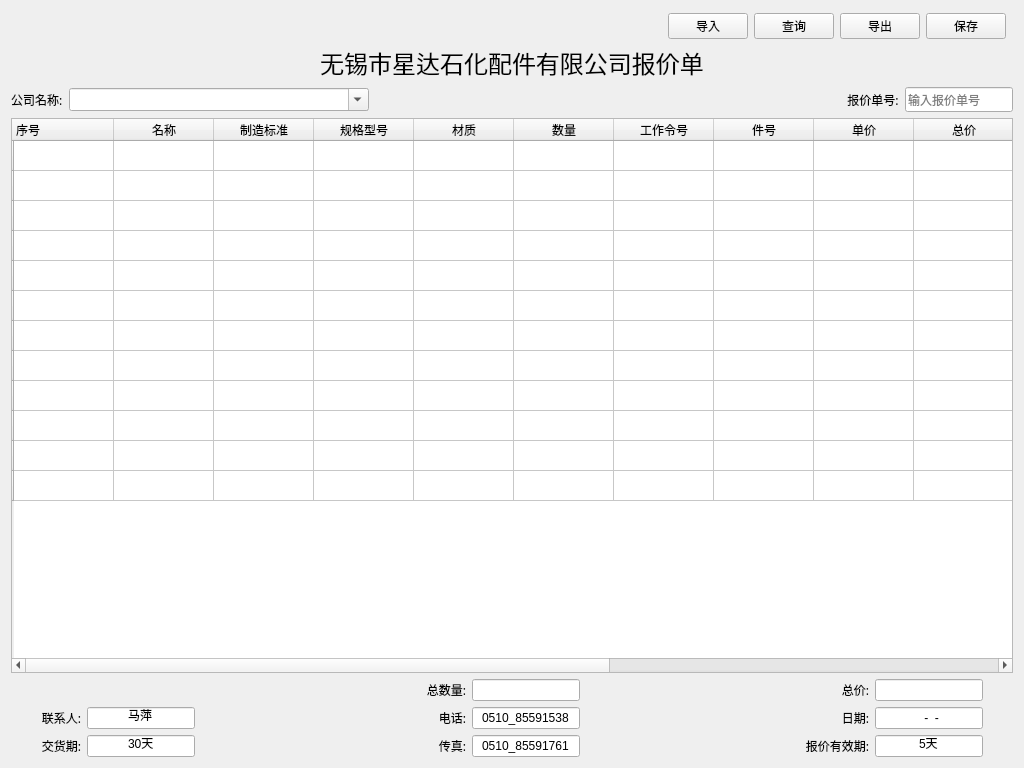
<?xml version="1.0" encoding="UTF-8"?>
<ui version="4.0">
 <class>Fquote</class>
 <widget class="QWidget" name="Fquote">
  <property name="geometry">
   <rect>
    <x>0</x>
    <y>0</y>
    <width>1024</width>
    <height>768</height>
   </rect>
  </property>
  <property name="windowTitle">
   <string>报价单</string>
  </property>
  <property name="layoutDirection">
   <enum>Qt::LeftToRight</enum>
  </property>
  <layout class="QGridLayout" name="gridLayout_2">
   <item row="0" column="0">
    <layout class="QVBoxLayout" name="verticalLayout">
     <item>
      <layout class="QHBoxLayout" name="horizontalLayout">
       <property name="topMargin">
        <number>2</number>
       </property>
       <property name="rightMargin">
        <number>7</number>
       </property>
       <item>
        <spacer name="horizontalSpacer">
         <property name="orientation">
          <enum>Qt::Horizontal</enum>
         </property>
         <property name="sizeHint" stdset="0">
          <size>
           <width>678</width>
           <height>20</height>
          </size>
         </property>
        </spacer>
       </item>
       <item>
        <widget class="QPushButton" name="PBnew">
         <property name="text">
          <string>导入</string>
         </property>
         <property name="icon">
          <iconset>
           <normaloff>:/png/images/add.png</normaloff>:/png/images/add.png</iconset>
         </property>
        </widget>
       </item>
       <item>
        <widget class="QPushButton" name="PBquery">
         <property name="text">
          <string>查询</string>
         </property>
         <property name="icon">
          <iconset>
           <normaloff>:/png/images/file_manager.png</normaloff>:/png/images/file_manager.png</iconset>
         </property>
        </widget>
       </item>
       <item>
        <widget class="QPushButton" name="PBexport">
         <property name="text">
          <string>导出</string>
         </property>
         <property name="icon">
          <iconset>
           <normaloff>:/png/images/export.png</normaloff>:/png/images/export.png</iconset>
         </property>
        </widget>
       </item>
       <item>
        <widget class="QPushButton" name="PBsave">
         <property name="text">
          <string>保存</string>
         </property>
         <property name="icon">
          <iconset>
           <normaloff>:/png/images/save.ico</normaloff>:/png/images/save.ico</iconset>
         </property>
        </widget>
       </item>
      </layout>
     </item>
     <item>
      <widget class="QLabel" name="label">
       <property name="font">
        <font>
         <family>微软雅黑</family>
         <pointsize>18</pointsize>
        </font>
       </property>
       <property name="text">
        <string>无锡市星达石化配件有限公司报价单</string>
       </property>
       <property name="alignment">
        <set>Qt::AlignCenter</set>
       </property>
      </widget>
     </item>
     <item>
      <layout class="QHBoxLayout" name="horizontalLayout_2" stretch="0,0,3,0,0">
       <item>
        <widget class="QLabel" name="label_11">
         <property name="font">
          <font>
           <family>微软雅黑</family>
           <pointsize>9</pointsize>
          </font>
         </property>
         <property name="text">
          <string>公司名称:</string>
         </property>
        </widget>
       </item>
       <item>
        <widget class="QComboBox" name="CBcorporate">
         <property name="minimumSize">
          <size>
           <width>300</width>
           <height>0</height>
          </size>
         </property>
         <property name="font">
          <font>
           <family>Arial</family>
           <pointsize>10</pointsize>
          </font>
         </property>
         <property name="editable">
          <bool>true</bool>
         </property>
         <property name="currentText">
          <string/>
         </property>
        </widget>
       </item>
       <item>
        <spacer name="horizontalSpacer_2">
         <property name="orientation">
          <enum>Qt::Horizontal</enum>
         </property>
         <property name="sizeHint" stdset="0">
          <size>
           <width>300</width>
           <height>20</height>
          </size>
         </property>
        </spacer>
       </item>
       <item>
        <widget class="QLabel" name="label_12">
         <property name="font">
          <font>
           <family>微软雅黑</family>
           <pointsize>9</pointsize>
          </font>
         </property>
         <property name="text">
          <string>报价单号:</string>
         </property>
         <property name="alignment">
          <set>Qt::AlignCenter</set>
         </property>
        </widget>
       </item>
       <item>
        <widget class="QLineEdit" name="quotationNo">
         <property name="font">
          <font>
           <family>微软雅黑</family>
           <pointsize>9</pointsize>
          </font>
         </property>
         <property name="toolTip">
          <string>报价单号</string>
         </property>
         <property name="statusTip">
          <string/>
         </property>
         <property name="frame">
          <bool>true</bool>
         </property>
         <property name="alignment">
          <set>Qt::AlignLeading|Qt::AlignLeft|Qt::AlignVCenter</set>
         </property>
         <property name="placeholderText">
          <string>输入报价单号</string>
         </property>
         <property name="clearButtonEnabled">
          <bool>true</bool>
         </property>
        </widget>
       </item>
      </layout>
     </item>
    </layout>
   </item>
   <item row="1" column="0">
    <widget class="QTableWidget" name="TWquote">
     <property name="contextMenuPolicy">
      <enum>Qt::CustomContextMenu</enum>
     </property>
     <property name="editTriggers">
      <set>QAbstractItemView::AnyKeyPressed|QAbstractItemView::DoubleClicked|QAbstractItemView::EditKeyPressed|QAbstractItemView::SelectedClicked</set>
     </property>
     <property name="showGrid">
      <bool>true</bool>
     </property>
     <row>
      <property name="text">
       <string/>
      </property>
     </row>
     <row>
      <property name="text">
       <string/>
      </property>
     </row>
     <row>
      <property name="text">
       <string/>
      </property>
     </row>
     <row>
      <property name="text">
       <string/>
      </property>
     </row>
     <row>
      <property name="text">
       <string/>
      </property>
     </row>
     <row>
      <property name="text">
       <string/>
      </property>
     </row>
     <row>
      <property name="text">
       <string/>
      </property>
     </row>
     <row>
      <property name="text">
       <string/>
      </property>
     </row>
     <row>
      <property name="text">
       <string/>
      </property>
     </row>
     <row>
      <property name="text">
       <string/>
      </property>
     </row>
     <row>
      <property name="text">
       <string/>
      </property>
     </row>
     <row>
      <property name="text">
       <string/>
      </property>
     </row>
     <column>
      <property name="text">
       <string>序号</string>
      </property>
      <property name="textAlignment">
       <set>AlignLeading|AlignVCenter</set>
      </property>
     </column>
     <column>
      <property name="text">
       <string>名称</string>
      </property>
     </column>
     <column>
      <property name="text">
       <string>制造标准</string>
      </property>
     </column>
     <column>
      <property name="text">
       <string>规格型号</string>
      </property>
     </column>
     <column>
      <property name="text">
       <string>材质</string>
      </property>
     </column>
     <column>
      <property name="text">
       <string>数量</string>
      </property>
     </column>
     <column>
      <property name="text">
       <string>工作令号</string>
      </property>
     </column>
     <column>
      <property name="text">
       <string>件号</string>
      </property>
     </column>
     <column>
      <property name="text">
       <string>单价</string>
      </property>
     </column>
     <column>
      <property name="text">
       <string>总价</string>
      </property>
     </column>
     <column>
      <property name="text">
       <string>单重</string>
      </property>
     </column>
     <column>
      <property name="text">
       <string>公斤价</string>
      </property>
     </column>
     <column>
      <property name="text">
       <string>加工费</string>
      </property>
     </column>
     <column>
      <property name="text">
       <string>其他费用</string>
      </property>
     </column>
     <column>
      <property name="text">
       <string>备注</string>
      </property>
     </column>
    </widget>
   </item>
   <item row="2" column="0">
    <layout class="QGridLayout" name="gridLayout" columnstretch="0,0,1,1,0,0,2,0,0">
     <property name="leftMargin">
      <number>30</number>
     </property>
     <property name="rightMargin">
      <number>30</number>
     </property>
     <item row="1" column="5">
      <widget class="QLineEdit" name="lineEdit_5">
       <property name="inputMask">
        <string>0000_00000000</string>
       </property>
       <property name="text">
        <string>0510_85591538</string>
       </property>
       <property name="alignment">
        <set>Qt::AlignCenter</set>
       </property>
      </widget>
     </item>
     <item row="0" column="5">
      <widget class="QLineEdit" name="total_quantity">
       <property name="alignment">
        <set>Qt::AlignCenter</set>
       </property>
      </widget>
     </item>
     <item row="2" column="4">
      <widget class="QLabel" name="label_7">
       <property name="font">
        <font>
         <family>微软雅黑</family>
        </font>
       </property>
       <property name="text">
        <string>传真:</string>
       </property>
       <property name="alignment">
        <set>Qt::AlignRight|Qt::AlignTrailing|Qt::AlignVCenter</set>
       </property>
       <property name="buddy">
        <cstring>lineEdit_6</cstring>
       </property>
      </widget>
     </item>
     <item row="0" column="4">
      <widget class="QLabel" name="label_3">
       <property name="font">
        <font>
         <family>微软雅黑</family>
        </font>
       </property>
       <property name="text">
        <string>总数量:</string>
       </property>
       <property name="alignment">
        <set>Qt::AlignRight|Qt::AlignTrailing|Qt::AlignVCenter</set>
       </property>
       <property name="buddy">
        <cstring>total_quantity</cstring>
       </property>
      </widget>
     </item>
     <item row="1" column="6">
      <spacer name="horizontalSpacer_5">
       <property name="orientation">
        <enum>Qt::Horizontal</enum>
       </property>
       <property name="sizeHint" stdset="0">
        <size>
         <width>108</width>
         <height>20</height>
        </size>
       </property>
      </spacer>
     </item>
     <item row="2" column="0">
      <widget class="QLabel" name="label_9">
       <property name="font">
        <font>
         <family>微软雅黑</family>
        </font>
       </property>
       <property name="text">
        <string>交货期:</string>
       </property>
       <property name="alignment">
        <set>Qt::AlignRight|Qt::AlignTrailing|Qt::AlignVCenter</set>
       </property>
       <property name="buddy">
        <cstring>lineEdit_8</cstring>
       </property>
      </widget>
     </item>
     <item row="1" column="0">
      <widget class="QLabel" name="label_5">
       <property name="font">
        <font>
         <family>微软雅黑</family>
        </font>
       </property>
       <property name="text">
        <string>联系人:</string>
       </property>
       <property name="alignment">
        <set>Qt::AlignRight|Qt::AlignTrailing|Qt::AlignVCenter</set>
       </property>
       <property name="buddy">
        <cstring>contact</cstring>
       </property>
      </widget>
     </item>
     <item row="1" column="4">
      <widget class="QLabel" name="label_6">
       <property name="font">
        <font>
         <family>微软雅黑</family>
        </font>
       </property>
       <property name="text">
        <string>电话:</string>
       </property>
       <property name="alignment">
        <set>Qt::AlignRight|Qt::AlignTrailing|Qt::AlignVCenter</set>
       </property>
       <property name="buddy">
        <cstring>lineEdit_5</cstring>
       </property>
      </widget>
     </item>
     <item row="2" column="2" colspan="2">
      <spacer name="horizontalSpacer_4">
       <property name="orientation">
        <enum>Qt::Horizontal</enum>
       </property>
       <property name="sizeHint" stdset="0">
        <size>
         <width>218</width>
         <height>20</height>
        </size>
       </property>
      </spacer>
     </item>
     <item row="0" column="6">
      <spacer name="horizontalSpacer_7">
       <property name="orientation">
        <enum>Qt::Horizontal</enum>
       </property>
       <property name="sizeHint" stdset="0">
        <size>
         <width>108</width>
         <height>20</height>
        </size>
       </property>
      </spacer>
     </item>
     <item row="2" column="5">
      <widget class="QLineEdit" name="lineEdit_6">
       <property name="inputMask">
        <string>0000_00000000</string>
       </property>
       <property name="text">
        <string>0510_85591761</string>
       </property>
       <property name="alignment">
        <set>Qt::AlignCenter</set>
       </property>
      </widget>
     </item>
     <item row="0" column="8">
      <widget class="QLineEdit" name="total_price">
       <property name="alignment">
        <set>Qt::AlignCenter</set>
       </property>
      </widget>
     </item>
     <item row="1" column="2" colspan="2">
      <spacer name="horizontalSpacer_3">
       <property name="orientation">
        <enum>Qt::Horizontal</enum>
       </property>
       <property name="sizeHint" stdset="0">
        <size>
         <width>218</width>
         <height>20</height>
        </size>
       </property>
      </spacer>
     </item>
     <item row="2" column="7">
      <widget class="QLabel" name="label_10">
       <property name="font">
        <font>
         <family>微软雅黑</family>
        </font>
       </property>
       <property name="toolTip">
        <string>报价有效期</string>
       </property>
       <property name="text">
        <string>报价有效期:</string>
       </property>
       <property name="alignment">
        <set>Qt::AlignRight|Qt::AlignTrailing|Qt::AlignVCenter</set>
       </property>
       <property name="buddy">
        <cstring>lineEdit_9</cstring>
       </property>
      </widget>
     </item>
     <item row="1" column="7">
      <widget class="QLabel" name="label_8">
       <property name="font">
        <font>
         <family>微软雅黑</family>
        </font>
       </property>
       <property name="text">
        <string>日期:</string>
       </property>
       <property name="alignment">
        <set>Qt::AlignRight|Qt::AlignTrailing|Qt::AlignVCenter</set>
       </property>
      </widget>
     </item>
     <item row="2" column="6">
      <spacer name="horizontalSpacer_6">
       <property name="orientation">
        <enum>Qt::Horizontal</enum>
       </property>
       <property name="sizeHint" stdset="0">
        <size>
         <width>108</width>
         <height>20</height>
        </size>
       </property>
      </spacer>
     </item>
     <item row="0" column="0" colspan="4">
      <spacer name="horizontalSpacer_8">
       <property name="orientation">
        <enum>Qt::Horizontal</enum>
       </property>
       <property name="sizeHint" stdset="0">
        <size>
         <width>40</width>
         <height>20</height>
        </size>
       </property>
      </spacer>
     </item>
     <item row="1" column="1">
      <widget class="QLineEdit" name="contact">
       <property name="text">
        <string>马萍</string>
       </property>
       <property name="alignment">
        <set>Qt::AlignCenter</set>
       </property>
      </widget>
     </item>
     <item row="2" column="1">
      <widget class="QLineEdit" name="lineEdit_8">
       <property name="text">
        <string>30天</string>
       </property>
       <property name="alignment">
        <set>Qt::AlignCenter</set>
       </property>
      </widget>
     </item>
     <item row="0" column="7">
      <widget class="QLabel" name="label_4">
       <property name="font">
        <font>
         <family>微软雅黑</family>
        </font>
       </property>
       <property name="text">
        <string>总价:</string>
       </property>
       <property name="alignment">
        <set>Qt::AlignRight|Qt::AlignTrailing|Qt::AlignVCenter</set>
       </property>
       <property name="buddy">
        <cstring>total_price</cstring>
       </property>
      </widget>
     </item>
     <item row="2" column="8">
      <widget class="QLineEdit" name="lineEdit_9">
       <property name="text">
        <string>5天</string>
       </property>
       <property name="alignment">
        <set>Qt::AlignCenter</set>
       </property>
      </widget>
     </item>
     <item row="1" column="8">
      <widget class="QLineEdit" name="quotedate">
       <property name="inputMask">
        <string>0000-00-00</string>
       </property>
       <property name="alignment">
        <set>Qt::AlignCenter</set>
       </property>
      </widget>
     </item>
    </layout>
   </item>
  </layout>
 </widget>
 <resources>
  <include location="../myImage.qrc"/>
 </resources>
 <connections/>
</ui>
